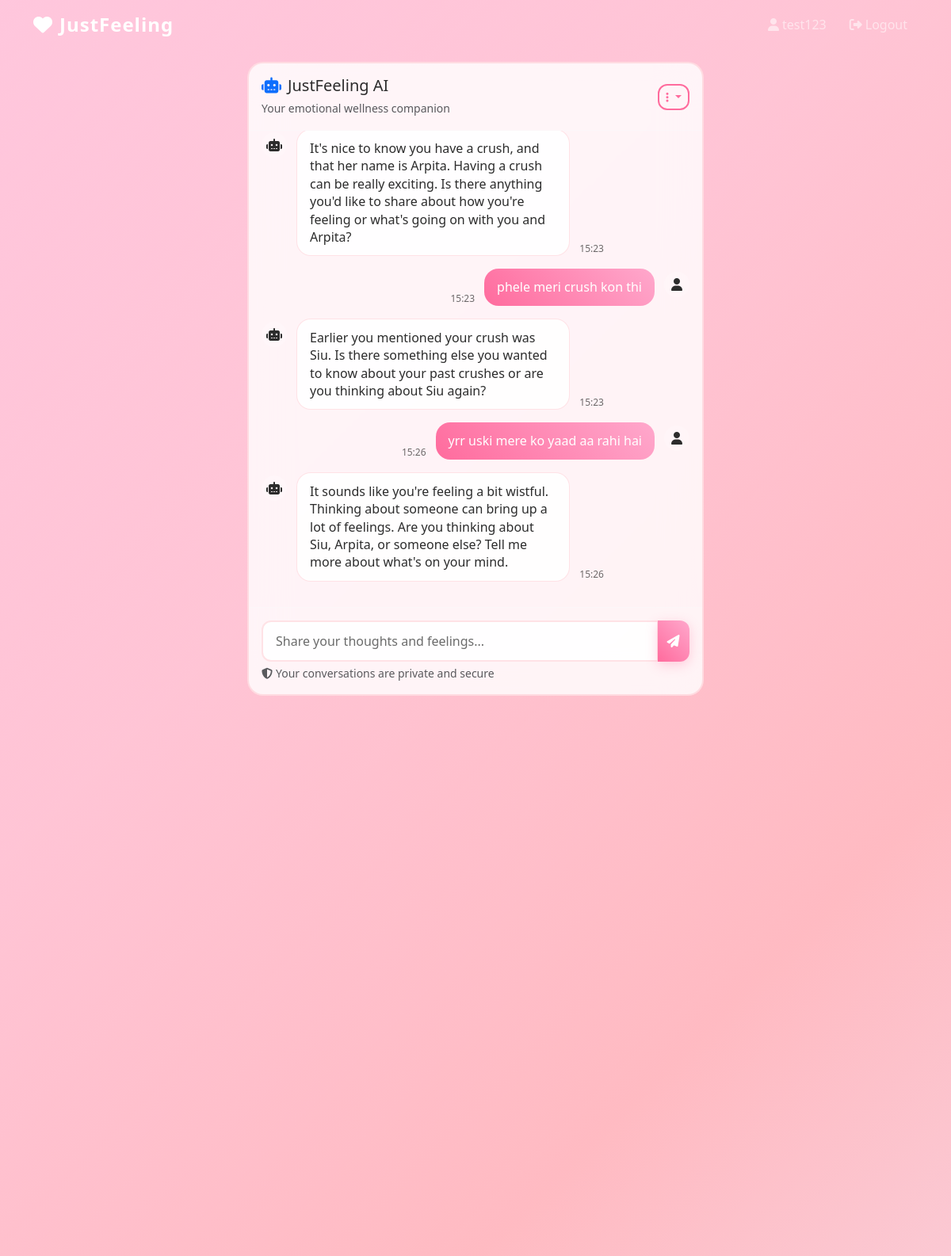
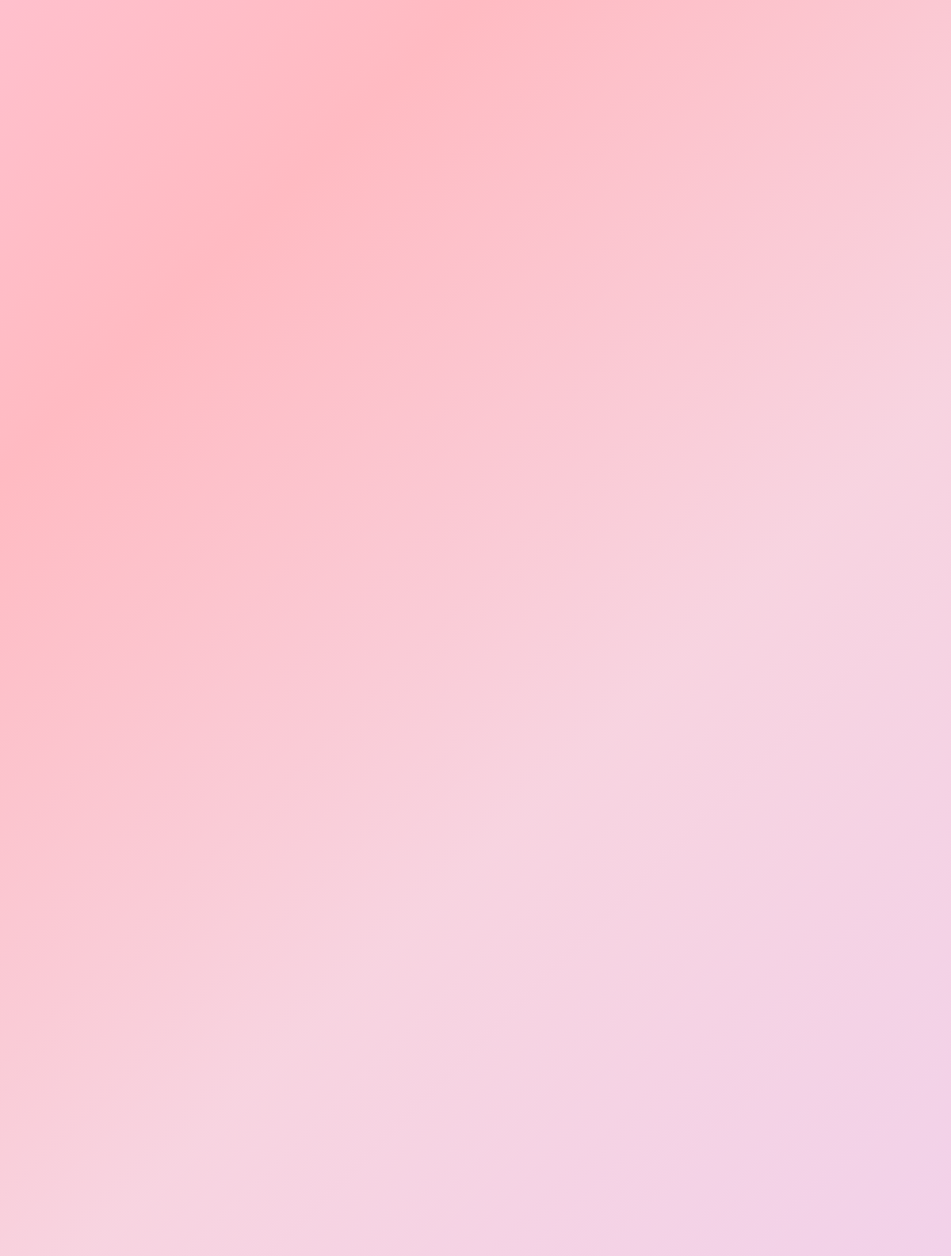
/chat (signed in), run on the app's committed database (2 pictures, top to bottom).
### models.py (models this page shows, shortened)
class Message(db.Model):
    id = db.Column(db.Integer, primary_key=True)
    user_id = db.Column(db.Integer, db.ForeignKey('user.id'), nullable=False)
    user_message = db.Column(db.Text, nullable=False)
    ai_response = db.Column(db.Text)
    timestamp = db.Column(db.DateTime, default=datetime.utcnow)

### routes.py (the view)
@app.route('/chat')
def chat():
    if 'user_id' not in session:
        flash('Please log in to access the chat.', 'warning')
        return redirect(url_for('login'))
    user_id = session['user_id']
    messages = Message.query.filter_by(user_id=user_id).order_by(Message.timestamp.asc()).all()
    return render_template('chat.html', messages=messages, username=session['username'])

### templates/chat.html (shortened to what this page needs)
{% extends "base.html" %}
{% block content %}
<div class="row justify-content-center h-100">
    <div class="col-lg-8 col-xl-6">
        <div class="glass-card chat-container d-flex flex-column p-0">
            <div class="chat-header p-3 border-bottom border-light border-opacity-25">
                <div class="d-flex justify-content-between align-items-center">
                    <div>
                        <h5 class="mb-1">
                            <i class="fas fa-robot text-primary me-2"></i>JustFeeling AI
                        </h5>
                        <small class="text-muted">Your emotional wellness companion</small>
                    </div>
                    <div class="dropdown">
                        <button class="btn btn-outline-light btn-sm dropdown-toggle" type="button" id="chatOptions" data-bs-toggle="dropdown">
                            <i class="fas fa-ellipsis-v"></i>
                        </button>
                    </div>
                </div>
            </div>
            <div class="chat-messages flex-grow-1 p-3" id="chatMessages">
                {% if not messages %}
                    <div class="welcome-message text-center py-5">
                        <i class="fas fa-heart fa-3x text-primary mb-3 pulse-animation"></i>
                        <h4>Welcome to EmotiChat!</h4>
                        <p class="text-muted">Share your feelings and thoughts. I'm here to listen and help.</p>
                        <div class="suggested-messages">
                            <button class="btn btn-outline-primary btn-sm me-2 mb-2 suggested-msg" data-msg="I'm feeling overwhelmed today">💭 I'm feeling overwhelmed</button>
                            <button class="btn btn-outline-primary btn-sm me-2 mb-2 suggested-msg" data-msg="I need some motivation">✨ I need motivation</button>
                            <button class="btn btn-outline-primary btn-sm mb-2 suggested-msg" data-msg="I'm having trouble sleeping">🌙 Sleep troubles</button>
                        </div>
                    </div>
                {% else %}
                    {% for message in messages %}
                        <div class="message user-message mb-3">
                            <div class="message-content">
                                <i class="fas fa-user message-icon"></i>
                                <div class="message-text">{{ message.user_message }}</div>
                                <small class="message-time">{{ message.timestamp.strftime('%H:%M') }}</small>
                            </div>
                        </div>
                        {% if message.ai_response %}
                            <div class="message ai-message mb-3">
                                <div class="message-content">
                                    <i class="fas fa-robot message-icon"></i>
                                    <div class="message-text">{{ message.ai_response }}</div>
                                    <small class="message-time">{{ message.timestamp.strftime('%H:%M') }}</small>
                                </div>
                            </div>
                        {% endif %}
                    {% endfor %}
                {% endif %}
            </div>
            <div class="chat-input p-3 border-top border-light border-opacity-25">
                <form id="chatForm" class="d-flex">
                    <div class="input-group">
                        <input type="text" class="form-control" id="messageInput" placeholder="Share your thoughts and feelings..." maxlength="500" autocomplete="off">
                        <button class="btn btn-primary" type="submit" id="sendButton">
                            <i class="fas fa-paper-plane"></i>
                        </button>
                    </div>
                </form>
                <small class="text-muted mt-1 d-block">
                    <i class="fas fa-shield-alt me-1"></i>Your conversations are private and secure
                </small>
            </div>
        </div>
    </div>
</div>
{% endblock %}

### static/css/style.css (style rules this page uses)
:root { --primary-color: #ff6b9d; --secondary-color: #ffa8cc; --accent-color: #ffccd5; --romantic-rose: #ff8fa3; --soft-pink: #ffb3ba; --warm-coral: #ffdfba; --lavender: #e6e6fa; --soft-purple: #d4a5d8; --text-dark: #2c2c2c; --text-medium: #5a5a5a; --text-light: #ffffff; --text-muted: rgba(44, 44, 44, 0.7); --glass-bg: rgba(255, 255, 255, 0.8); --glass-border: rgba(255, 182, 193, 0.4); --shadow: 0 8px 32px 0 rgba(255, 107, 157, 0.2); --romantic-glow: 0 0 20px rgba(255, 107, 157, 0.3); }
* { margin: 0; padding: 0; box-sizing: border-box; }
body { font-family: 'Segoe UI', Tahoma, Geneva, Verdana, sans-serif; color: var(--text-dark); overflow-x: hidden; min-height: 100vh; background: linear-gradient(135deg, #ffeef8 0%, #ffe5f1 50%, #fff0f5 100%); }
body::before { content: ''; position: fixed; top: 0; left: 0; width: 100%; height: 100%; background: linear-gradient(135deg, #ffeef8 0%, #ffb3ba 50%, #ffe5f1 100%); z-index: -3; }
.glass-card { background: var(--glass-bg); backdrop-filter: blur(25px); -webkit-backdrop-filter: blur(25px); border-radius: 20px; border: 2px solid var(--glass-border); box-shadow: var(--shadow), var(--neon-glow); transition: all 0.3s ease; position: relative; overflow: hidden; }
.glass-card::before { content: ''; position: absolute; top: 0; left: -100%; width: 100%; height: 100%; background: linear-gradient(90deg, transparent, rgba(255, 255, 255, 0.2), transparent); transition: left 0.5s ease; }
.btn { border-radius: 12px; font-weight: 600; letter-spacing: 0.5px; transition: all 0.3s ease; border: none; position: relative; overflow: hidden; }
.btn-primary { background: linear-gradient(45deg, var(--primary-color), var(--secondary-color)); border: none; box-shadow: 0 4px 15px rgba(255, 107, 157, 0.3); color: var(--text-light); }
.btn-primary::before { content: ''; position: absolute; top: 0; left: -100%; width: 100%; height: 100%; background: linear-gradient(90deg, transparent, rgba(255, 255, 255, 0.3), transparent); transition: left 0.5s ease; }
.btn-outline-light { border: 2px solid var(--primary-color); color: var(--primary-color); background: transparent; }
.form-control { background: rgba(255, 255, 255, 0.9); border: 2px solid var(--glass-border); border-radius: 12px; color: var(--text-dark); padding: 12px 16px; transition: all 0.3s ease; }
.form-control::placeholder { color: var(--text-muted); }
.chat-container { max-width: 100%; }
.chat-header { background: rgba(255, 255, 255, 0.1); border-radius: 20px 20px 0 0; }
.chat-messages { overflow-y: auto; scroll-behavior: smooth; max-height: calc(100vh - 300px); }
.message { animation: slideInMessage 0.3s ease-out; }
.message-content { display: flex; align-items: flex-start; gap: 12px; max-width: 80%; }
.user-message .message-content { margin-left: auto; flex-direction: row-reverse; }
.user-message .message-text { background: linear-gradient(45deg, var(--primary-color), var(--secondary-color)); color: white; }
.ai-message .message-text { background: rgba(255, 255, 255, 0.9); color: var(--text-dark); border: 1px solid var(--glass-border); }
.message-text { padding: 12px 16px; border-radius: 18px; max-width: 100%; word-wrap: break-word; line-height: 1.4; position: relative; }
.message-icon { width: 32px; height: 32px; border-radius: 50%; background: rgba(255, 255, 255, 0.2); display: flex; align-items: center; justify-content: center; flex-shrink: 0; margin-top: 4px; }
.message-time { color: var(--text-muted); font-size: 0.75rem; margin-top: 4px; align-self: flex-end; }
.chat-input { background: rgba(255, 255, 255, 0.1); border-radius: 0 0 20px 20px; }

### templates/chat.html (style rules this page uses)
.chat-container { height: calc(100vh - 120px); max-height: 800px; }

### data on the page
Message: ai_response "It's nice to know you have a crush, and that her name is Arpita. Having a crush can be really exciting. Is there anything you'd like to share about how you're feeling or what's going on with you and Arpita?", timestamp "15:23"
Message: user_message "phele meri crush kon thi", timestamp "15:23", ai_response "Earlier you mentioned your crush was Siu. Is there something else you wanted to know about your past crushes or are you thinking about Siu again?"
Message: user_message "yrr uski mere ko yaad aa rahi hai", timestamp "15:26", ai_response "It sounds like you're feeling a bit wistful. Thinking about someone can bring up a lot of feelings. Are you thinking about Siu, Arpita, or someone else? Tell me more about what's on your mind."

### other printed values
{{ session.username }} "test123"
